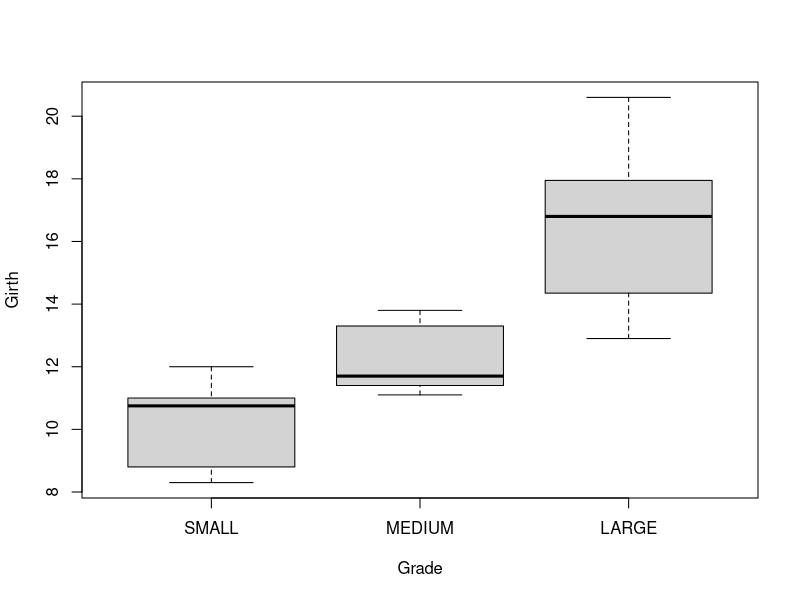
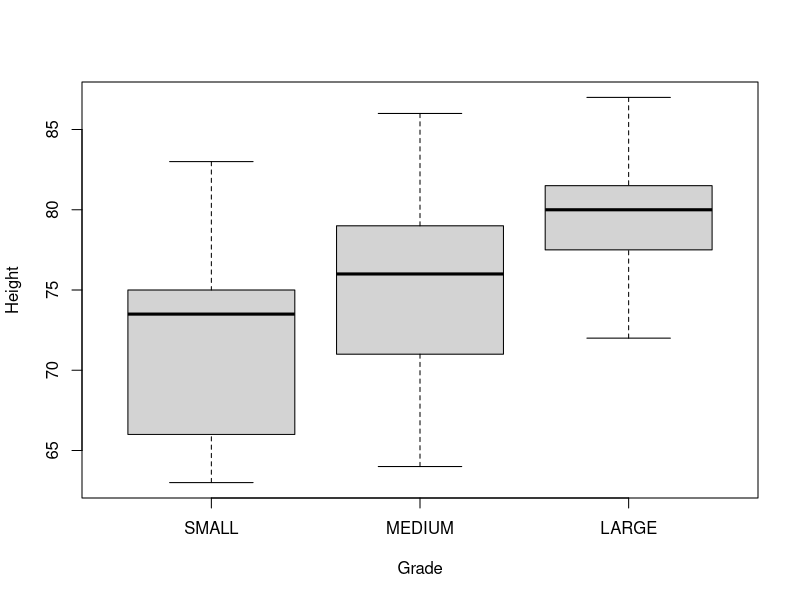

Recreate these plots in R, in order.
## ---- chunk 1
knitr::opts_chunk$set(echo = TRUE)
## ---- chunk 2
library(dplyr)
library(tidyverse)
## ---- chunk 3
df=read.csv("treesQ1.csv",header=TRUE)
colnames(df)
df = df %>% 
  rename(
    Girth = X..Girth..in..,
    Height=X..Height..ft..,
    Volume=X..Volume.ft.3..
    )
nrow(df)
ncol(df)
## ---- chunk 4
df=df[order(df$Volume),]
df
## ---- chunk 5
df=df[!duplicated(df),]
df
## ---- chunk 6
nrow(df)
ncol(df)
## ---- chunk 7
df$grade = cut(df$Volume,breaks=c(-Inf,20,30,Inf), labels=c("SMALL","MEDIUM","LARGE"))
df
## ---- chunk 8
grp=df %>% group_by(grade) %>% summarise(avg_girth=mean(Girth),avg_height=mean(Height))
grp
## ---- chunk 9
boxplot(Girth~grade,data=df,xlab="Grade",ylab="Girth")
boxplot(Height~grade,data=df,xlab="Grade",ylab="Height")
## ---- chunk 10
df=read.csv("airtravelQ1.csv",header=TRUE)

df = df %>% 
  rename(
    Month = Month,
    X1958=X..1958.,
    X1959=X..1959.
    )
df
sum(is.na(df))
## ---- chunk 11
df1=df
df1$X1958[is.na(df1$X1958)]=mean(df1$X1958,na.rm=TRUE)
df1
## ---- chunk 12
lm(X1958~X1959,data=df1)
## ---- chunk 13
df1=df
for(i in 1:nrow(df1))
{
  if(is.na(df1$X1958[i]))
  {
    df1$X1958[i]=(0.748*df1$X1959[i])+(64.047)
  }
}
df1
